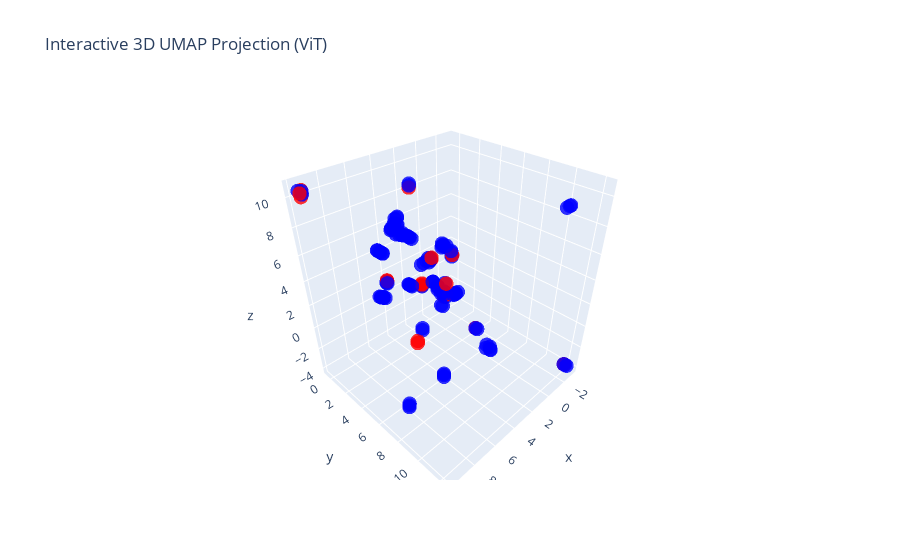

Notebook code for this chart:
### Code cell
fig = go.Figure(data=[go.Scatter3d(
    x=results_clip[:, 0], y=results_clip[:, 1], z=results_clip[:, 2],
    mode='markers',
    marker=dict(size=5, color=colors_clip, opacity=0.8)
)])

fig.update_layout(
    title="Interactive 3D UMAP Projection (ViT)",
)

fig.show()

### Figure 1 — Plotly figure (JSON) as saved in the notebook; plotly's stock layout.template omitted (floating-point values rounded to 4 significant figures; data arrays with more than 128 entries replaced by an {"elided": "..."} marker saying what was removed)
{"data": [{"marker": {"color": {"elided": "135 str values"}, "opacity": 0.8, "size": 5}, "mode": "markers", "type": "scatter3d", "x": {"elided": "135 float values"}, "y": {"elided": "135 float values"}, "z": {"elided": "135 float values"}}], "layout": {"title": {"text": "Interactive 3D UMAP Projection (ViT)"}}}
